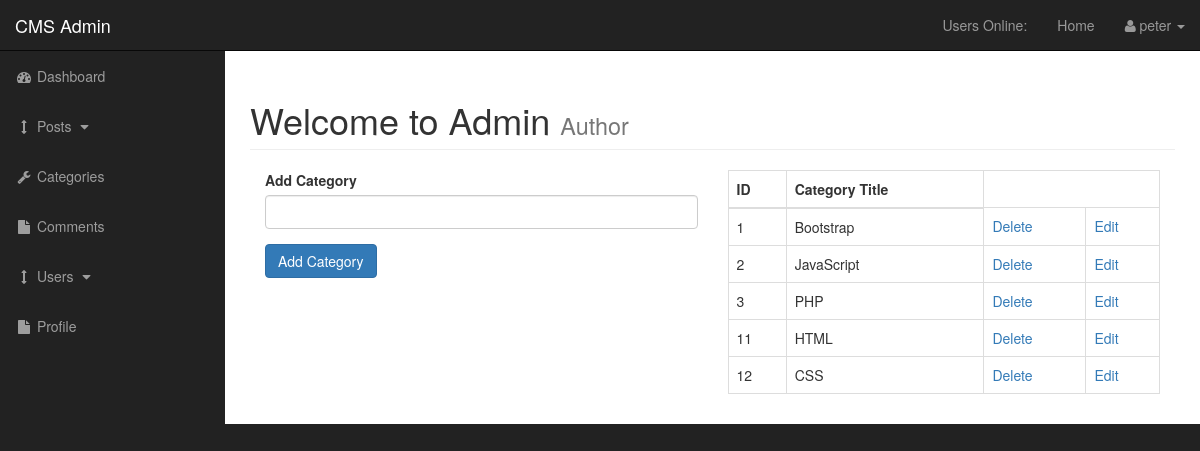
/admin/categories.php (signed in), run on the app's committed database.
### tables this page shows
CREATE TABLE `categories` (
  `cat_id` int(3) NOT NULL,
  `cat_title` varchar(255) NOT NULL
);

### admin/functions.php (the view, shortened to what this page needs)
<?php
	function findAllCategories() {
		global $connection;
        $query = "SELECT * FROM categories";
        $select_categories = mysqli_query($connection, $query);
        while($row = mysqli_fetch_assoc($select_categories)) {
            $cat_id = $row['cat_id'];
            $cat_title = $row['cat_title'];
            echo "<tr>";
            echo "<td>{$cat_id}</td>";
            echo "<td>{$cat_title}</td>";
            echo "<td><a href='categories.php?delete={$cat_id}'>Delete</a></td>";
            echo "<td><a href='categories.php?edit={$cat_id}'>Edit</a></td>";
            echo "</tr>";
    	}
	}
?>

### admin/css/sb-admin.css (style rules this page uses)
body { margin-top: 100px; background-color: #222; }
@media (min-width:768px) { body { margin-top: 50px; } }

### data on the page
categories: cat_id "1", cat_title "Bootstrap"
categories: cat_id "2", cat_title "JavaScript"
categories: cat_id "3", cat_title "PHP"
categories: cat_id "11", cat_title "HTML"
categories: cat_id "12", cat_title "CSS"

### other printed values
$_SESSION['username'] "peter"
